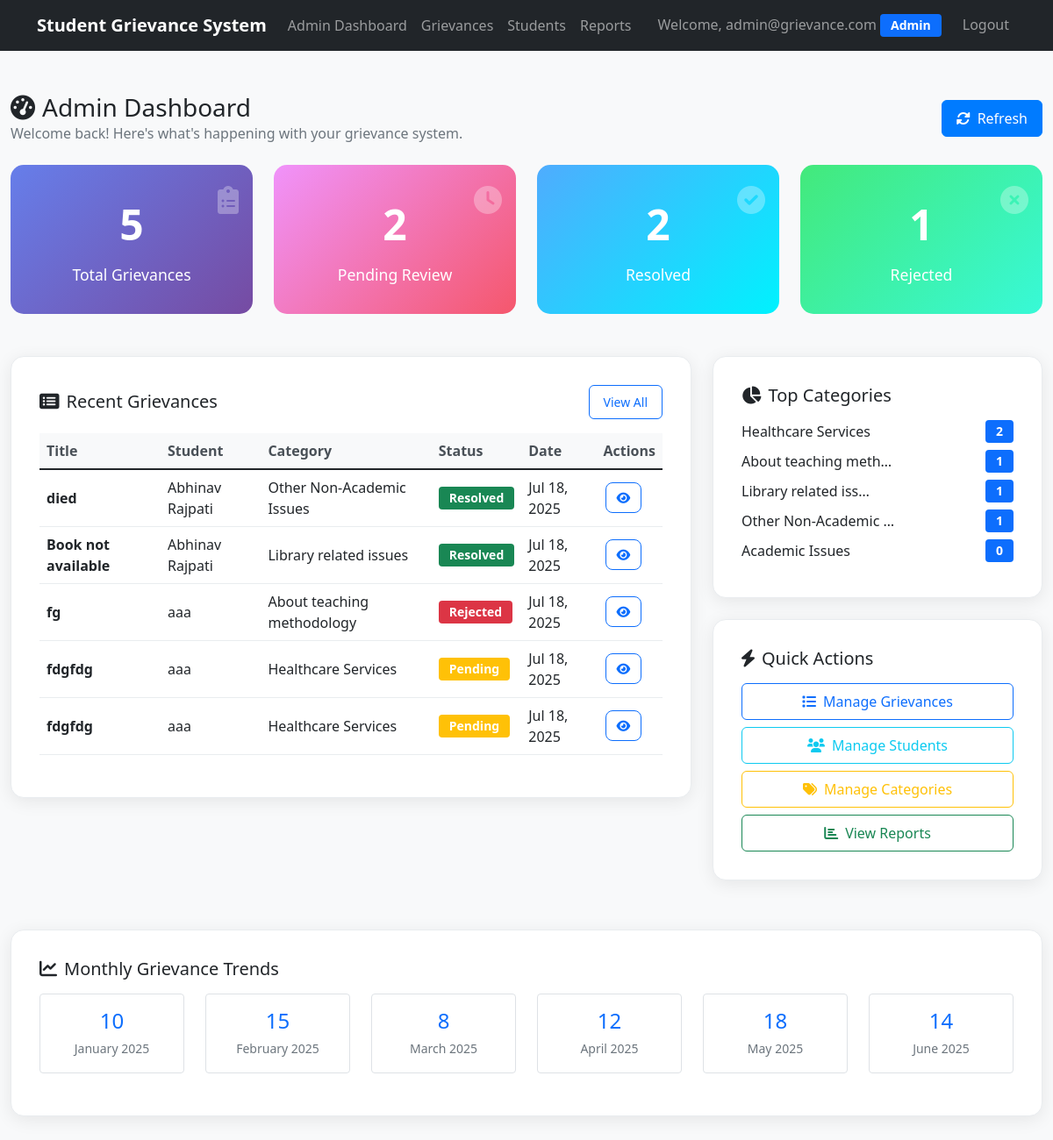
Before: /api/admin-panel/dashboard/ (signed in) with the older database file.
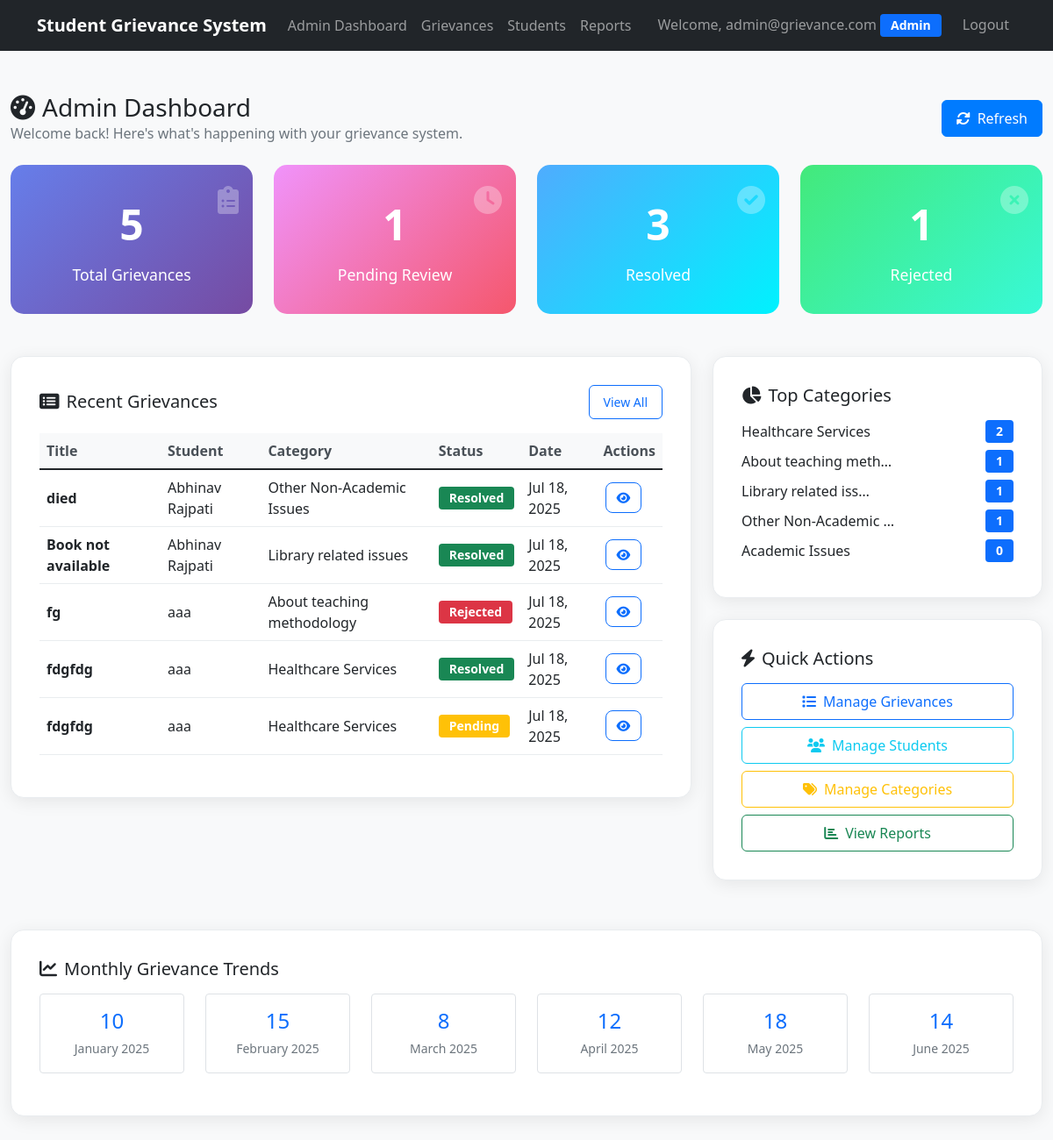
After: the same page with the newer database file.
### apps/grievances/models.py (models this page shows, shortened)
class Grievance(models.Model):
    STATUS_CHOICES = [
        ('pending', 'Pending'),
        ('resolved', 'Resolved'),
        ('rejected', 'Rejected'),
    ]
    PRIORITY_CHOICES = [
        ('low', 'Low'),
        ('medium', 'Medium'),
        ('high', 'High'),
        ('urgent', 'Urgent'),
    ]
    id = models.UUIDField(primary_key=True, default=uuid.uuid4, editable=False)
    student = models.ForeignKey(StudentProfile, on_delete=models.CASCADE, related_name='grievances')
    title = models.CharField(max_length=200)
    description = models.TextField()
    category = models.ForeignKey(Category, on_delete=models.CASCADE, related_name='grievances')
    department = models.CharField(max_length=100, blank=True, null=True, help_text="Department related to grievance")
    status = models.CharField(max_length=20, choices=STATUS_CHOICES, default='pending')
    priority = models.CharField(max_length=20, choices=PRIORITY_CHOICES, default='medium')
    assigned_to = models.ForeignKey(AdminProfile, on_delete=models.SET_NULL, null=True, blank=True, related_name='assigned_grievances')
    is_anonymous = models.BooleanField(default=False)
    expected_resolution_date = models.DateTimeField(null=True, blank=True)
    actual_resolution_date = models.DateTimeField(null=True, blank=True)
    submitted_at = models.DateTimeField(auto_now_add=True)
    updated_at = models.DateTimeField(auto_now=True)
    class Meta:
        ordering = ['-submitted_at']
        indexes = [
            models.Index(fields=['status', 'submitted_at']),
            models.Index(fields=['student', 'status']),
            models.Index(fields=['assigned_to', 'status']),
        ]

class Category(models.Model):
    CATEGORY_TYPES = [
        ('academic', 'Academic'),
        ('non_academic', 'Non-Academic'),
    ]
    id = models.UUIDField(primary_key=True, default=uuid.uuid4, editable=False)
    name = models.CharField(max_length=100)
    description = models.TextField(blank=True, null=True)
    category_type = models.CharField(max_length=20, choices=CATEGORY_TYPES)
    default_admin = models.ForeignKey(AdminProfile, on_delete=models.SET_NULL, null=True, blank=True, related_name='default_categories')
    keywords = models.TextField(blank=True, null=True, help_text="Keywords for auto-assignment (comma-separated)")
    is_active = models.BooleanField(default=True)
    created_at = models.DateTimeField(auto_now_add=True)
    updated_at = models.DateTimeField(auto_now=True)
    class Meta:
        verbose_name_plural = "Categories"
        ordering = ['category_type', 'name']

### apps/students/models.py (models this page shows, shortened)
class StudentProfile(models.Model):
    user = models.OneToOneField(settings.AUTH_USER_MODEL, on_delete=models.CASCADE, related_name='student_profile')
    name = models.CharField(max_length=100, blank=True, null=True)  # Full name of the student (nullable for migration)
    student_id = models.CharField(max_length=50, unique=True)  # Student enrollment Id
    school = models.CharField(max_length=200, blank=True, null=True)  # Name of the School (optional, not in doc)
    department = models.CharField(max_length=100)  # Department name
    contact_no = models.CharField(max_length=15, blank=True, null=True)  # Contact number (nullable for migration)
    created_at = models.DateTimeField(auto_now_add=True)
    updated_at = models.DateTimeField(auto_now=True)
    class Meta:
        verbose_name = "Student Profile"
        verbose_name_plural = "Student Profiles"

### apps/authentication/models.py (models this page shows, shortened)
class User(AbstractBaseUser, PermissionsMixin):
    ROLE_CHOICES = [
        ('student', 'Student'),
        ('admin', 'Admin'),
        ('superadmin', 'Super Admin'),
        ('officer', 'Grievance Officer'),
    ]
    email = models.EmailField(unique=True)  # STRING - Unique email address
    role = models.CharField(max_length=20, choices=ROLE_CHOICES, default='student')  # STRING - User role (e.g., 'student')
    created_at = models.DateTimeField(auto_now_add=True)  # DATETIME - Timestamp of registration
    is_active = models.BooleanField(default=True)
    is_staff = models.BooleanField(default=False)
    is_email_verified = models.BooleanField(default=False)
    objects = UserManager()
    USERNAME_FIELD = 'email'
    REQUIRED_FIELDS = []
    def get_display_name(self):
        if hasattr(self, 'student_profile') and self.student_profile.name:
            return self.student_profile.name
        return self.email
    @property
    def is_student(self):
        return self.role == 'student'
    @property
    def is_admin(self):
        return self.role in ['admin', 'superadmin', 'officer']

### apps/admin_panel/views.py (the view)
# urls.py: path('dashboard/', views.admin_dashboard, name='dashboard'),
@login_required
def admin_dashboard(request):
    print(f"Admin dashboard accessed by: {request.user.email}")
    print(f"User is admin: {getattr(request.user, 'is_admin', False)}")
    if not hasattr(request.user, 'is_admin') or not request.user.is_admin:
        messages.error(request, 'Access denied - Admin privileges required')
        return redirect('authentication:login')
    try:
        total_grievances = Grievance.objects.count()
        pending_grievances = Grievance.objects.filter(status='pending').count()
        resolved_grievances = Grievance.objects.filter(status='resolved').count()
        rejected_grievances = Grievance.objects.filter(status='rejected').count()
        print(f"Statistics: Total={total_grievances}, Pending={pending_grievances}")
        recent_grievances = []
        try:
            recent_grievances = Grievance.objects.select_related('student', 'category').order_by('-submitted_at')[:5]
            print(f"Recent grievances count: {len(list(recent_grievances))}")
        except Exception as e:
            print(f"Error getting recent grievances: {e}")
        category_stats = []
        try:
            category_stats = Category.objects.annotate(
                count=Count('grievances')
            ).order_by('-count')[:5]
            print(f"Category stats count: {len(list(category_stats))}")
        except Exception as e:
            print(f"Error getting category stats: {e}")
        monthly_stats = [
            {'month': 'January 2025', 'count': 10},
            {'month': 'February 2025', 'count': 15},
            {'month': 'March 2025', 'count': 8},
            {'month': 'April 2025', 'count': 12},
            {'month': 'May 2025', 'count': 18},
            {'month': 'June 2025', 'count': 14},
        ]
        context = {
            'total_grievances': total_grievances,
            'pending_grievances': pending_grievances,
            'resolved_grievances': resolved_grievances,
            'rejected_grievances': rejected_grievances,
            'recent_grievances': recent_grievances,
            'category_stats': category_stats,
            'monthly_stats': monthly_stats,
        }
        print("Rendering admin dashboard template...")
        return render(request, 'admin_panel/dashboard_working.html', context)
    except Exception as e:
        print(f"Error in admin dashboard: {e}")
        import traceback
        traceback.print_exc()
        messages.error(request, f'Error loading dashboard: {str(e)}')
        return render(request, 'admin_panel/dashboard_working.html', {
            'total_grievances': 0,
            'pending_grievances': 0,
            'resolved_grievances': 0,
            'rejected_grievances': 0,
            'recent_grievances': [],
            'category_stats': [],
            'monthly_stats': [],
        })

### apps/students/context_processors.py (called while the page is built)
def student_notifications(request):
    if request.user.is_authenticated and request.user.is_student:
        notifications = get_student_notifications(request.user)
        return {
            'student_notifications': notifications,
            'notifications_count': len(notifications)
        }
    return {
        'student_notifications': [],
        'notifications_count': 0
    }

### templates/admin_panel/dashboard_working.html (shortened to what the changed rows need)
{% extends 'base.html' %}
{% load static %}
{% block content %}
<div class="py-4">
    <div class="row mb-4">
        <div class="col-12">
            <div class="d-flex justify-content-between align-items-center">
                <div>
                    <h1 class="h3 mb-0 text-gray-800">
                        <i class="fas fa-tachometer-alt me-2"></i>Admin Dashboard
                    </h1>
                </div>
            </div>
        </div>
    </div>
    <div class="row mb-4">
        <div class="col-xl-3 col-md-6">
            <div class="stats-card pending">
                <div class="stats-icon">
                    <i class="fas fa-clock"></i>
                </div>
                <div class="stats-number">{{ pending_grievances|default:0 }}</div>
                <div class="stats-label">Pending Review</div>
            </div>
        </div>
        <div class="col-xl-3 col-md-6">
            <div class="stats-card resolved">
                <div class="stats-icon">
                    <i class="fas fa-check-circle"></i>
                </div>
                <div class="stats-number">{{ resolved_grievances|default:0 }}</div>
                <div class="stats-label">Resolved</div>
            </div>
        </div>
    </div>
    <div class="row">
        <div class="col-lg-8">
            <div class="dashboard-card">
                {% if recent_grievances %}
                <div class="table-responsive">
                    <table class="table table-hover">
                        <thead>
                            <tr>
                                <th>Title</th>
                                <th>Student</th>
                                <th>Category</th>
                                <th>Status</th>
                                <th>Date</th>
                                <th>Actions</th>
                            </tr>
                        </thead>
                        <tbody>
                            {% for grievance in recent_grievances %}
                            <tr>
                                <td>
                                    <strong>{{ grievance.title|truncatechars:50 }}</strong>
                                </td>
                                <td>
                                    {% if grievance.student %}
                                        {{ grievance.student.user.get_display_name|default:grievance.student.user.email }}
                                    {% else %}
                                        Unknown Student
                                    {% endif %}
                                </td>
                                <td>
                                    {% if grievance.category %}
                                        {{ grievance.category.name }}
                                    {% else %}
                                        No Category
                                    {% endif %}
                                </td>
                                <td>
                                    {% if grievance.status == 'pending' %}
                                        <span class="badge bg-warning">Pending</span>
                                    {% elif grievance.status == 'resolved' %}
                                        <span class="badge bg-success">Resolved</span>
                                    {% elif grievance.status == 'rejected' %}
                                        <span class="badge bg-danger">Rejected</span>
                                    {% else %}
                                        <span class="badge bg-secondary">{{ grievance.status|title }}</span>
                                    {% endif %}
                                </td>
                                <td>{{ grievance.submitted_at|date:"M d, Y" }}</td>
                                <td>
                                    <a href="{% url 'admin_panel:grievance_detail' grievance.id %}"
                                       class="btn btn-outline-primary action-btn">
                                        <i class="fas fa-eye"></i>
                                    </a>
                                </td>
                            </tr>
                            {% endfor %}
                        </tbody>
                    </table>
                </div>
                {% else %}
                <div class="text-center py-4">
                    <i class="fas fa-inbox fa-3x text-muted mb-3"></i>
                    <p class="text-muted">No grievances submitted yet.</p>
                    <small class="text-muted">New grievances will appear here when students submit them.</small>
                </div>
                {% endif %}
            </div>
        </div>
    </div>
</div>
{% endblock %}

Changed rows visible on the page:
changed Grievance (number 4 of 5 on the later page): status "Pending" → "Resolved"
Other visible differences:
{{ pending_grievances|default:0 }}: "2" → "1"
{{ resolved_grievances|default:0 }}: "2" → "3"
